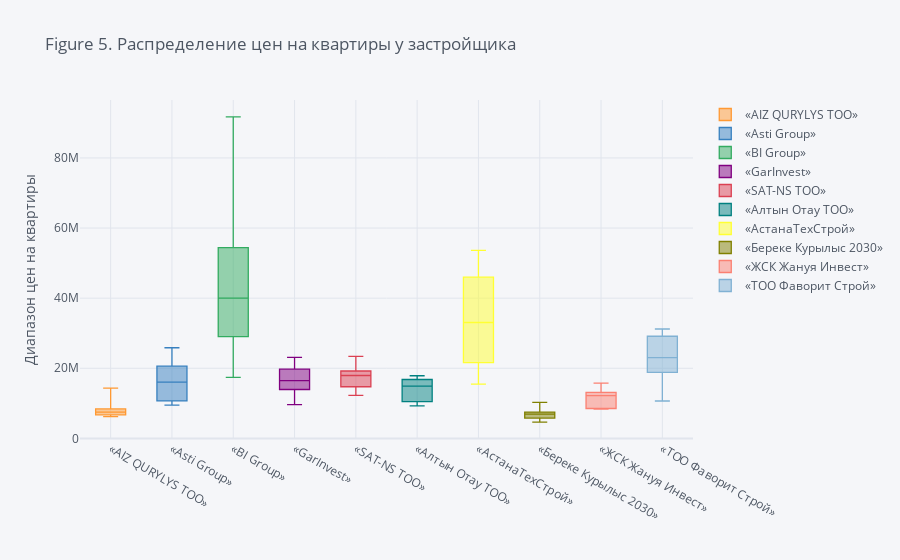

Here is the notebook cell this chart was saved with:
### Markdown cell above
Нижний(min) и верхний(max) прочерк показывает минимальную и максимальную цену за квартиру,соответственно.
Нижняя(Q1) и верхняя (Q3) граница прямоугольника показывает 25% квартиль и 75% квартиль, соответсвенно.
То есть Верхний квартиль(Q3) это граница значения цены за квартиру при которой 75% квратир имееют цену меньше, а
Нижний квартиль(Q1) это граница значения цены за квартиру при которой 25% квартир имеют значение меньше. 
Если сортировать цены за квартиры по возрастанию и выбрать центральное значение, это будет медианой(median).
Зеленая точка (mean) является значением средней ценой за квартиру.

### Code cell
df.pivot(columns='Застройщик', values='Цена (тнг)').iplot(
        kind='box',
        yTitle='Диапазон цен на квартиры',
        title='Figure 5. Распределение цен на квартиры у застройщика')
hide_toggle()

### Figure 1 — Plotly figure (JSON) as saved in the notebook; plotly's stock layout.template omitted (floating-point values rounded to 4 significant figures; data arrays with more than 128 entries replaced by an {"elided": "..."} marker saying what was removed)
{"data": [{"boxpoints": false, "line": {"width": 1.3}, "marker": {"color": "rgba(255, 153, 51, 1.0)"}, "name": "«AIZ QURYLYS ТОО»", "orientation": "v", "type": "box", "y": {"elided": "167 int values"}}, {"boxpoints": false, "line": {"width": 1.3}, "marker": {"color": "rgba(55, 128, 191, 1.0)"}, "name": "«Asti Group»", "orientation": "v", "type": "box", "y": {"elided": "167 int values"}}, {"boxpoints": false, "line": {"width": 1.3}, "marker": {"color": "rgba(50, 171, 96, 1.0)"}, "name": "«BI Group»", "orientation": "v", "type": "box", "y": {"elided": "167 int values"}}, {"boxpoints": false, "line": {"width": 1.3}, "marker": {"color": "rgba(128, 0, 128, 1.0)"}, "name": "«GarInvest»", "orientation": "v", "type": "box", "y": {"elided": "167 int values"}}, {"boxpoints": false, "line": {"width": 1.3}, "marker": {"color": "rgba(219, 64, 82, 1.0)"}, "name": "«SAT-NS ТОО»", "orientation": "v", "type": "box", "y": {"elided": "167 int values"}}, {"boxpoints": false, "line": {"width": 1.3}, "marker": {"color": "rgba(0, 128, 128, 1.0)"}, "name": "«Алтын Отау ТОО»", "orientation": "v", "type": "box", "y": {"elided": "167 int values"}}, {"boxpoints": false, "line": {"width": 1.3}, "marker": {"color": "rgba(255, 255, 51, 1.0)"}, "name": "«АстанаТехСтрой»", "orientation": "v", "type": "box", "y": {"elided": "167 int values"}}, {"boxpoints": false, "line": {"width": 1.3}, "marker": {"color": "rgba(128, 128, 0, 1.0)"}, "name": "«Береке Курылыс 2030»", "orientation": "v", "type": "box", "y": {"elided": "167 int values"}}, {"boxpoints": false, "line": {"width": 1.3}, "marker": {"color": "rgba(251, 128, 114, 1.0)"}, "name": "«ЖСК Жануя Инвест»", "orientation": "v", "type": "box", "y": {"elided": "167 int values"}}, {"boxpoints": false, "line": {"width": 1.3}, "marker": {"color": "rgba(128, 177, 211, 1.0)"}, "name": "«ТОО Фаворит Строй»", "orientation": "v", "type": "box", "y": {"elided": "167 int values"}}], "layout": {"legend": {"bgcolor": "#F5F6F9", "font": {"color": "#4D5663"}}, "paper_bgcolor": "#F5F6F9", "plot_bgcolor": "#F5F6F9", "title": {"font": {"color": "#4D5663"}, "text": "Figure 5. Распределение цен на квартиры у застройщика"}, "xaxis": {"gridcolor": "#E1E5ED", "showgrid": true, "tickfont": {"color": "#4D5663"}, "title": {"font": {"color": "#4D5663"}, "text": ""}, "zerolinecolor": "#E1E5ED"}, "yaxis": {"gridcolor": "#E1E5ED", "showgrid": true, "tickfont": {"color": "#4D5663"}, "title": {"font": {"color": "#4D5663"}, "text": "Диапазон цен на квартиры"}, "zerolinecolor": "#E1E5ED"}}}
